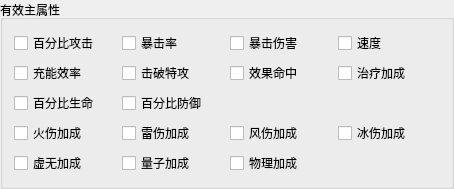
         <widget class="QGroupBox" name="groupBox_ValidPriProperites">
          <property name="title">
           <string>有效主属性</string>
          </property>
          <layout class="QVBoxLayout" name="verticalLayout">
           <item>
            <layout class="QHBoxLayout" name="horizontalLayout_2">
             <item>
              <widget class="QCheckBox" name="checkBox_PriProAttactPercent">
               <property name="sizePolicy">
                <sizepolicy hsizetype="Fixed" vsizetype="Fixed">
                 <horstretch>0</horstretch>
                 <verstretch>0</verstretch>
                </sizepolicy>
               </property>
               <property name="minimumSize">
                <size>
                 <width>102</width>
                 <height>24</height>
                </size>
               </property>
               <property name="maximumSize">
                <size>
                 <width>102</width>
                 <height>24</height>
                </size>
               </property>
               <property name="text">
                <string>百分比攻击</string>
               </property>
              </widget>
             </item>
             <item>
              <widget class="QCheckBox" name="checkBox_PriProCriticalProb">
               <property name="minimumSize">
                <size>
                 <width>102</width>
                 <height>24</height>
                </size>
               </property>
               <property name="maximumSize">
                <size>
                 <width>102</width>
                 <height>24</height>
                </size>
               </property>
               <property name="text">
                <string>暴击率</string>
               </property>
              </widget>
             </item>
             <item>
              <widget class="QCheckBox" name="checkBox_PriProCriticalDamage">
               <property name="sizePolicy">
                <sizepolicy hsizetype="Fixed" vsizetype="Fixed">
                 <horstretch>0</horstretch>
                 <verstretch>0</verstretch>
                </sizepolicy>
               </property>
               <property name="minimumSize">
                <size>
                 <width>102</width>
                 <height>24</height>
                </size>
               </property>
               <property name="maximumSize">
                <size>
                 <width>102</width>
                 <height>24</height>
                </size>
               </property>
               <property name="text">
                <string>暴击伤害</string>
               </property>
              </widget>
             </item>
             <item>
              <widget class="QCheckBox" name="checkBox_PriProSpeed">
               <property name="sizePolicy">
                <sizepolicy hsizetype="Fixed" vsizetype="Fixed">
                 <horstretch>0</horstretch>
                 <verstretch>0</verstretch>
                </sizepolicy>
               </property>
               <property name="minimumSize">
                <size>
                 <width>102</width>
                 <height>24</height>
                </size>
               </property>
               <property name="maximumSize">
                <size>
                 <width>102</width>
                 <height>24</height>
                </size>
               </property>
               <property name="text">
                <string>速度</string>
               </property>
              </widget>
             </item>
            </layout>
           </item>
           <item>
            <layout class="QHBoxLayout" name="horizontalLayout_4">
             <item>
              <widget class="QCheckBox" name="checkBox_PriProChargeEfficiency">
               <property name="sizePolicy">
                <sizepolicy hsizetype="Fixed" vsizetype="Fixed">
                 <horstretch>0</horstretch>
                 <verstretch>0</verstretch>
                </sizepolicy>
               </property>
               <property name="minimumSize">
                <size>
                 <width>102</width>
                 <height>24</height>
                </size>
               </property>
               <property name="maximumSize">
                <size>
                 <width>102</width>
                 <height>24</height>
                </size>
               </property>
               <property name="text">
                <string>充能效率</string>
               </property>
              </widget>
             </item>
             <item>
              <widget class="QCheckBox" name="checkBox_PriProBreakDamage">
               <property name="sizePolicy">
                <sizepolicy hsizetype="Fixed" vsizetype="Fixed">
                 <horstretch>0</horstretch>
                 <verstretch>0</verstretch>
                </sizepolicy>
               </property>
               <property name="minimumSize">
                <size>
                 <width>102</width>
                 <height>24</height>
                </size>
               </property>
               <property name="maximumSize">
                <size>
                 <width>102</width>
                 <height>24</height>
                </size>
               </property>
               <property name="text">
                <string>击破特攻</string>
               </property>
              </widget>
             </item>
             <item>
              <widget class="QCheckBox" name="checkBox_PriProDebuffAccuracy">
               <property name="sizePolicy">
                <sizepolicy hsizetype="Fixed" vsizetype="Fixed">
                 <horstretch>0</horstretch>
                 <verstretch>0</verstretch>
                </sizepolicy>
               </property>
               <property name="minimumSize">
                <size>
                 <width>102</width>
                 <height>24</height>
                </size>
               </property>
               <property name="maximumSize">
                <size>
                 <width>102</width>
                 <height>24</height>
                </size>
               </property>
               <property name="text">
                <string>效果命中</string>
               </property>
              </widget>
             </item>
             <item>
              <widget class="QCheckBox" name="checkBox_PriProHealAddition">
               <property name="sizePolicy">
                <sizepolicy hsizetype="Fixed" vsizetype="Fixed">
                 <horstretch>0</horstretch>
                 <verstretch>0</verstretch>
                </sizepolicy>
               </property>
               <property name="minimumSize">
                <size>
                 <width>102</width>
                 <height>24</height>
                </size>
               </property>
               <property name="maximumSize">
                <size>
                 <width>102</width>
                 <height>24</height>
                </size>
               </property>
               <property name="text">
                <string>治疗加成</string>
               </property>
              </widget>
             </item>
            </layout>
           </item>
           <item>
            <layout class="QHBoxLayout" name="horizontalLayout_3">
             <property name="spacing">
              <number>6</number>
             </property>
             <property name="leftMargin">
              <number>0</number>
             </property>
             <item>
              <widget class="QCheckBox" name="checkBox_PriProHPPercentage">
               <property name="sizePolicy">
                <sizepolicy hsizetype="Fixed" vsizetype="Fixed">
                 <horstretch>0</horstretch>
                 <verstretch>0</verstretch>
                </sizepolicy>
               </property>
               <property name="minimumSize">
                <size>
                 <width>102</width>
                 <height>24</height>
                </size>
               </property>
               <property name="maximumSize">
                <size>
                 <width>102</width>
                 <height>24</height>
                </size>
               </property>
               <property name="text">
                <string>百分比生命</string>
               </property>
              </widget>
             </item>
             <item>
              <widget class="QCheckBox" name="checkBox_PriProDefencePercentage">
               <property name="sizePolicy">
                <sizepolicy hsizetype="Fixed" vsizetype="Fixed">
                 <horstretch>0</horstretch>
                 <verstretch>0</verstretch>
                </sizepolicy>
               </property>
               <property name="minimumSize">
                <size>
                 <width>102</width>
                 <height>24</height>
                </size>
               </property>
               <property name="maximumSize">
                <size>
                 <width>102</width>
                 <height>24</height>
                </size>
               </property>
               <property name="text">
                <string>百分比防御</string>
               </property>
              </widget>
             </item>
             <item>
              <widget class="QWidget" name="widget_5" native="true">
               <property name="sizePolicy">
                <sizepolicy hsizetype="Fixed" vsizetype="Fixed">
                 <horstretch>0</horstretch>
                 <verstretch>0</verstretch>
                </sizepolicy>
               </property>
               <property name="minimumSize">
                <size>
                 <width>102</width>
                 <height>24</height>
                </size>
               </property>
               <property name="maximumSize">
                <size>
                 <width>102</width>
                 <height>24</height>
                </size>
               </property>
              </widget>
             </item>
             <item>
              <widget class="QWidget" name="widget_3" native="true">
               <property name="sizePolicy">
                <sizepolicy hsizetype="Fixed" vsizetype="Fixed">
                 <horstretch>0</horstretch>
                 <verstretch>0</verstretch>
                </sizepolicy>
               </property>
               <property name="minimumSize">
                <size>
                 <width>102</width>
                 <height>24</height>
                </size>
               </property>
               <property name="maximumSize">
                <size>
                 <width>102</width>
                 <height>24</height>
                </size>
               </property>
              </widget>
             </item>
            </layout>
           </item>
           <item>
            <layout class="QHBoxLayout" name="horizontalLayout_21">
             <item>
              <widget class="QCheckBox" name="checkBox_PriProFire">
               <property name="sizePolicy">
                <sizepolicy hsizetype="Fixed" vsizetype="Fixed">
                 <horstretch>0</horstretch>
                 <verstretch>0</verstretch>
                </sizepolicy>
               </property>
               <property name="minimumSize">
                <size>
                 <width>102</width>
                 <height>24</height>
                </size>
               </property>
               <property name="maximumSize">
                <size>
                 <width>102</width>
                 <height>24</height>
                </size>
               </property>
               <property name="text">
                <string>火伤加成</string>
               </property>
              </widget>
             </item>
             <item>
              <widget class="QCheckBox" name="checkBox_PriProThunder">
               <property name="minimumSize">
                <size>
                 <width>102</width>
                 <height>24</height>
                </size>
               </property>
               <property name="maximumSize">
                <size>
                 <width>102</width>
                 <height>24</height>
                </size>
               </property>
               <property name="text">
                <string>雷伤加成</string>
               </property>
              </widget>
             </item>
             <item>
              <widget class="QCheckBox" name="checkBox_PriProWind">
               <property name="minimumSize">
                <size>
                 <width>102</width>
                 <height>24</height>
                </size>
               </property>
               <property name="maximumSize">
                <size>
                 <width>102</width>
                 <height>24</height>
                </size>
               </property>
               <property name="text">
                <string>风伤加成</string>
               </property>
              </widget>
             </item>
             <item>
              <widget class="QCheckBox" name="checkBox_PriProIce">
               <property name="minimumSize">
                <size>
                 <width>102</width>
                 <height>24</height>
                </size>
               </property>
               <property name="maximumSize">
                <size>
                 <width>102</width>
                 <height>24</height>
                </size>
               </property>
               <property name="text">
                <string>冰伤加成</string>
               </property>
              </widget>
             </item>
            </layout>
           </item>
           <item>
            <layout class="QHBoxLayout" name="horizontalLayout_23">
             <property name="spacing">
              <number>6</number>
             </property>
             <property name="leftMargin">
              <number>0</number>
             </property>
             <item>
              <widget class="QCheckBox" name="checkBox_PriProNull">
               <property name="minimumSize">
                <size>
                 <width>102</width>
                 <height>24</height>
                </size>
               </property>
               <property name="maximumSize">
                <size>
                 <width>102</width>
                 <height>24</height>
                </size>
               </property>
               <property name="text">
                <string>虚无加成</string>
               </property>
              </widget>
             </item>
             <item>
              <widget class="QCheckBox" name="checkBox_PriProQuantum">
               <property name="minimumSize">
                <size>
                 <width>102</width>
                 <height>24</height>
                </size>
               </property>
               <property name="maximumSize">
                <size>
                 <width>102</width>
                 <height>24</height>
                </size>
               </property>
               <property name="text">
                <string>量子加成</string>
               </property>
              </widget>
             </item>
             <item>
              <widget class="QCheckBox" name="checkBox_PriProPhysical">
               <property name="minimumSize">
                <size>
                 <width>102</width>
                 <height>24</height>
                </size>
               </property>
               <property name="maximumSize">
                <size>
                 <width>102</width>
                 <height>24</height>
                </size>
               </property>
               <property name="text">
                <string>物理加成</string>
               </property>
              </widget>
             </item>
             <item>
              <widget class="QWidget" name="widget_4" native="true">
               <property name="sizePolicy">
                <sizepolicy hsizetype="Fixed" vsizetype="Fixed">
                 <horstretch>0</horstretch>
                 <verstretch>0</verstretch>
                </sizepolicy>
               </property>
               <property name="minimumSize">
                <size>
                 <width>102</width>
                 <height>24</height>
                </size>
               </property>
               <property name="maximumSize">
                <size>
                 <width>102</width>
                 <height>24</height>
                </size>
               </property>
              </widget>
             </item>
            </layout>
           </item>
          </layout>
         </widget>
